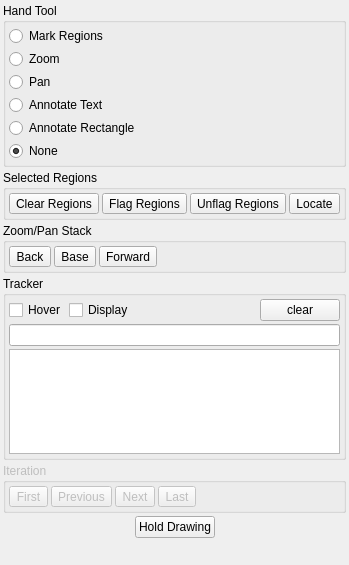
<ui version="4.0" >
 <class>ToolsTab</class>
 <widget class="QWidget" name="ToolsTab" >
  <property name="geometry" >
   <rect>
    <x>0</x>
    <y>0</y>
    <width>275</width>
    <height>565</height>
   </rect>
  </property>
  <property name="sizePolicy" >
   <sizepolicy vsizetype="Preferred" hsizetype="Maximum" >
    <horstretch>0</horstretch>
    <verstretch>0</verstretch>
   </sizepolicy>
  </property>
  <property name="maximumSize" >
   <size>
    <width>275</width>
    <height>16777215</height>
   </size>
  </property>
  <property name="windowTitle" >
   <string>PlotMS Tools Tab</string>
  </property>
  <layout class="QVBoxLayout" >
   <property name="spacing" >
    <number>3</number>
   </property>
   <property name="leftMargin" >
    <number>3</number>
   </property>
   <property name="topMargin" >
    <number>3</number>
   </property>
   <property name="rightMargin" >
    <number>3</number>
   </property>
   <property name="bottomMargin" >
    <number>3</number>
   </property>
   <item>
    <widget class="QGroupBox" name="handBox" >
     <property name="title" >
      <string>Hand Tool</string>
     </property>
     <layout class="QVBoxLayout" >
      <property name="spacing" >
       <number>3</number>
      </property>
      <property name="leftMargin" >
       <number>3</number>
      </property>
      <property name="topMargin" >
       <number>3</number>
      </property>
      <property name="rightMargin" >
       <number>3</number>
      </property>
      <property name="bottomMargin" >
       <number>3</number>
      </property>
      <item>
       <widget class="QRadioButton" name="handMarkRegions" >
        <property name="text" >
         <string>Mark Regions</string>
        </property>
        <property name="icon" >
         <iconset resource="../Gui/PlotMSPlotter.qrc" >:/actions/images/mark.png</iconset>
        </property>
       </widget>
      </item>
      <item>
       <widget class="QRadioButton" name="handZoom" >
        <property name="text" >
         <string>Zoom</string>
        </property>
        <property name="icon" >
         <iconset resource="../Gui/PlotMSPlotter.qrc" >:/actions/images/zoom.png</iconset>
        </property>
       </widget>
      </item>
      <item>
       <widget class="QRadioButton" name="handPan" >
        <property name="text" >
         <string>Pan</string>
        </property>
        <property name="icon" >
         <iconset resource="../Gui/PlotMSPlotter.qrc" >:/actions/images/pan.png</iconset>
        </property>
       </widget>
      </item>
      <item>
       <widget class="QRadioButton" name="handAnnotateText" >
        <property name="text" >
         <string>Annotate Text</string>
        </property>
        <property name="icon" >
         <iconset resource="../Gui/PlotMSPlotter.qrc" >:/actions/images/annotate_text.png</iconset>
        </property>
       </widget>
      </item>
      <item>
       <widget class="QRadioButton" name="handAnnotateRectangle" >
        <property name="text" >
         <string>Annotate Rectangle</string>
        </property>
        <property name="icon" >
         <iconset resource="../Gui/PlotMSPlotter.qrc" >:/actions/images/annotate_rectangle.png</iconset>
        </property>
       </widget>
      </item>
      <item>
       <widget class="QRadioButton" name="handNone" >
        <property name="text" >
         <string>None</string>
        </property>
        <property name="checked" >
         <bool>true</bool>
        </property>
       </widget>
      </item>
     </layout>
    </widget>
   </item>
   <item>
    <widget class="QGroupBox" name="regionsBox" >
     <property name="title" >
      <string>Selected Regions</string>
     </property>
     <layout class="QHBoxLayout" >
      <property name="spacing" >
       <number>3</number>
      </property>
      <property name="leftMargin" >
       <number>3</number>
      </property>
      <property name="topMargin" >
       <number>3</number>
      </property>
      <property name="rightMargin" >
       <number>3</number>
      </property>
      <property name="bottomMargin" >
       <number>3</number>
      </property>
      <item>
       <widget class="QToolButton" name="regionsClear" >
        <property name="toolTip" >
         <string>Clear Regions</string>
        </property>
        <property name="text" >
         <string>Clear Regions</string>
        </property>
        <property name="icon" >
         <iconset resource="../Gui/PlotMSPlotter.qrc" >:/actions/images/clear.png</iconset>
        </property>
       </widget>
      </item>
      <item>
       <widget class="QToolButton" name="regionsFlag" >
        <property name="toolTip" >
         <string>Flag Regions</string>
        </property>
        <property name="text" >
         <string>Flag Regions</string>
        </property>
        <property name="icon" >
         <iconset resource="../Gui/PlotMSPlotter.qrc" >:/actions/images/flag.png</iconset>
        </property>
       </widget>
      </item>
      <item>
       <widget class="QToolButton" name="regionsUnflag" >
        <property name="toolTip" >
         <string>Unflag Regions</string>
        </property>
        <property name="text" >
         <string>Unflag Regions</string>
        </property>
        <property name="icon" >
         <iconset resource="../Gui/PlotMSPlotter.qrc" >:/actions/images/unflag.png</iconset>
        </property>
       </widget>
      </item>
      <item>
       <widget class="QToolButton" name="regionsLocate" >
        <property name="toolTip" >
         <string>Locate</string>
        </property>
        <property name="text" >
         <string>Locate</string>
        </property>
        <property name="icon" >
         <iconset resource="../Gui/PlotMSPlotter.qrc" >:/actions/images/locate.png</iconset>
        </property>
       </widget>
      </item>
      <item>
       <spacer>
        <property name="orientation" >
         <enum>Qt::Horizontal</enum>
        </property>
        <property name="sizeHint" >
         <size>
          <width>40</width>
          <height>20</height>
         </size>
        </property>
       </spacer>
      </item>
     </layout>
    </widget>
   </item>
   <item>
    <widget class="QGroupBox" name="stackBox" >
     <property name="title" >
      <string>Zoom/Pan Stack</string>
     </property>
     <layout class="QHBoxLayout" >
      <property name="spacing" >
       <number>3</number>
      </property>
      <property name="leftMargin" >
       <number>3</number>
      </property>
      <property name="topMargin" >
       <number>3</number>
      </property>
      <property name="rightMargin" >
       <number>3</number>
      </property>
      <property name="bottomMargin" >
       <number>3</number>
      </property>
      <item>
       <widget class="QToolButton" name="stackBack" >
        <property name="toolTip" >
         <string>Back</string>
        </property>
        <property name="text" >
         <string>Back</string>
        </property>
        <property name="icon" >
         <iconset resource="../Gui/PlotMSPlotter.qrc" >:/actions/images/stack_back.png</iconset>
        </property>
       </widget>
      </item>
      <item>
       <widget class="QToolButton" name="stackBase" >
        <property name="toolTip" >
         <string>Base</string>
        </property>
        <property name="text" >
         <string>Base</string>
        </property>
        <property name="icon" >
         <iconset resource="../Gui/PlotMSPlotter.qrc" >:/actions/images/stack_base.png</iconset>
        </property>
       </widget>
      </item>
      <item>
       <widget class="QToolButton" name="stackForward" >
        <property name="toolTip" >
         <string>Forward</string>
        </property>
        <property name="text" >
         <string>Forward</string>
        </property>
        <property name="icon" >
         <iconset resource="../Gui/PlotMSPlotter.qrc" >:/actions/images/stack_forward.png</iconset>
        </property>
       </widget>
      </item>
      <item>
       <spacer>
        <property name="orientation" >
         <enum>Qt::Horizontal</enum>
        </property>
        <property name="sizeHint" >
         <size>
          <width>40</width>
          <height>20</height>
         </size>
        </property>
       </spacer>
      </item>
     </layout>
    </widget>
   </item>
   <item>
    <widget class="QGroupBox" name="trackerBox" >
     <property name="title" >
      <string>Tracker</string>
     </property>
     <layout class="QVBoxLayout" >
      <property name="spacing" >
       <number>3</number>
      </property>
      <property name="leftMargin" >
       <number>3</number>
      </property>
      <property name="topMargin" >
       <number>3</number>
      </property>
      <property name="rightMargin" >
       <number>3</number>
      </property>
      <property name="bottomMargin" >
       <number>3</number>
      </property>
      <item>
       <layout class="QHBoxLayout" >
        <property name="spacing" >
         <number>3</number>
        </property>
        <item>
         <widget class="QCheckBox" name="trackerHoverChk" >
          <property name="text" >
           <string>Hover</string>
          </property>
         </widget>
        </item>
        <item>
         <widget class="QCheckBox" name="trackerDisplayChk" >
          <property name="text" >
           <string>Display</string>
          </property>
         </widget>
        </item>
        <item>
         <spacer>
          <property name="orientation" >
           <enum>Qt::Horizontal</enum>
          </property>
          <property name="sizeHint" >
           <size>
            <width>40</width>
            <height>20</height>
           </size>
          </property>
         </spacer>
        </item>
        <item>
         <widget class="QPushButton" name="clearRecordedValuesBut" >
          <property name="text" >
           <string>clear</string>
          </property>
         </widget>
        </item>
       </layout>
      </item>
      <item>
       <widget class="QLineEdit" name="trackerValueDisplay" >
        <property name="readOnly" >
         <bool>true</bool>
        </property>
       </widget>
      </item>
      <item>
       <widget class="QTextEdit" name="trackerRecordedValues" />
      </item>
     </layout>
    </widget>
   </item>
   <item>
    <widget class="QGroupBox" name="iterationBox" >
     <property name="enabled" >
      <bool>false</bool>
     </property>
     <property name="title" >
      <string>Iteration</string>
     </property>
     <layout class="QHBoxLayout" >
      <property name="spacing" >
       <number>3</number>
      </property>
      <property name="leftMargin" >
       <number>3</number>
      </property>
      <property name="topMargin" >
       <number>3</number>
      </property>
      <property name="rightMargin" >
       <number>3</number>
      </property>
      <property name="bottomMargin" >
       <number>3</number>
      </property>
      <item>
       <widget class="QToolButton" name="iterationFirst" >
        <property name="toolTip" >
         <string>First</string>
        </property>
        <property name="text" >
         <string>First</string>
        </property>
        <property name="icon" >
         <iconset resource="../Gui/PlotMSPlotter.qrc" >:/actions/images/first.png</iconset>
        </property>
       </widget>
      </item>
      <item>
       <widget class="QToolButton" name="iterationPrev" >
        <property name="toolTip" >
         <string>Previous</string>
        </property>
        <property name="text" >
         <string>Previous</string>
        </property>
        <property name="icon" >
         <iconset resource="../Gui/PlotMSPlotter.qrc" >:/actions/images/prev.png</iconset>
        </property>
       </widget>
      </item>
      <item>
       <widget class="QToolButton" name="iterationNext" >
        <property name="toolTip" >
         <string>Next</string>
        </property>
        <property name="text" >
         <string>Next</string>
        </property>
        <property name="icon" >
         <iconset resource="../Gui/PlotMSPlotter.qrc" >:/actions/images/next.png</iconset>
        </property>
       </widget>
      </item>
      <item>
       <widget class="QToolButton" name="iterationLast" >
        <property name="toolTip" >
         <string>Last</string>
        </property>
        <property name="text" >
         <string>Last</string>
        </property>
        <property name="icon" >
         <iconset resource="../Gui/PlotMSPlotter.qrc" >:/actions/images/last.png</iconset>
        </property>
       </widget>
      </item>
      <item>
       <spacer>
        <property name="orientation" >
         <enum>Qt::Horizontal</enum>
        </property>
        <property name="sizeHint" >
         <size>
          <width>40</width>
          <height>20</height>
         </size>
        </property>
       </spacer>
      </item>
     </layout>
    </widget>
   </item>
   <item>
    <layout class="QHBoxLayout" >
     <property name="spacing" >
      <number>0</number>
     </property>
     <item>
      <spacer>
       <property name="orientation" >
        <enum>Qt::Horizontal</enum>
       </property>
       <property name="sizeHint" >
        <size>
         <width>40</width>
         <height>20</height>
        </size>
       </property>
      </spacer>
     </item>
     <item>
      <widget class="QPushButton" name="holdReleaseDrawing" >
       <property name="text" >
        <string>Hold Drawing</string>
       </property>
       <property name="checkable" >
        <bool>true</bool>
       </property>
      </widget>
     </item>
     <item>
      <spacer>
       <property name="orientation" >
        <enum>Qt::Horizontal</enum>
       </property>
       <property name="sizeHint" >
        <size>
         <width>40</width>
         <height>20</height>
        </size>
       </property>
      </spacer>
     </item>
    </layout>
   </item>
   <item>
    <spacer>
     <property name="orientation" >
      <enum>Qt::Vertical</enum>
     </property>
     <property name="sizeHint" >
      <size>
       <width>20</width>
       <height>111</height>
      </size>
     </property>
    </spacer>
   </item>
  </layout>
 </widget>
 <resources>
  <include location="../Gui/PlotMSPlotter.qrc" />
 </resources>
 <connections/>
</ui>
